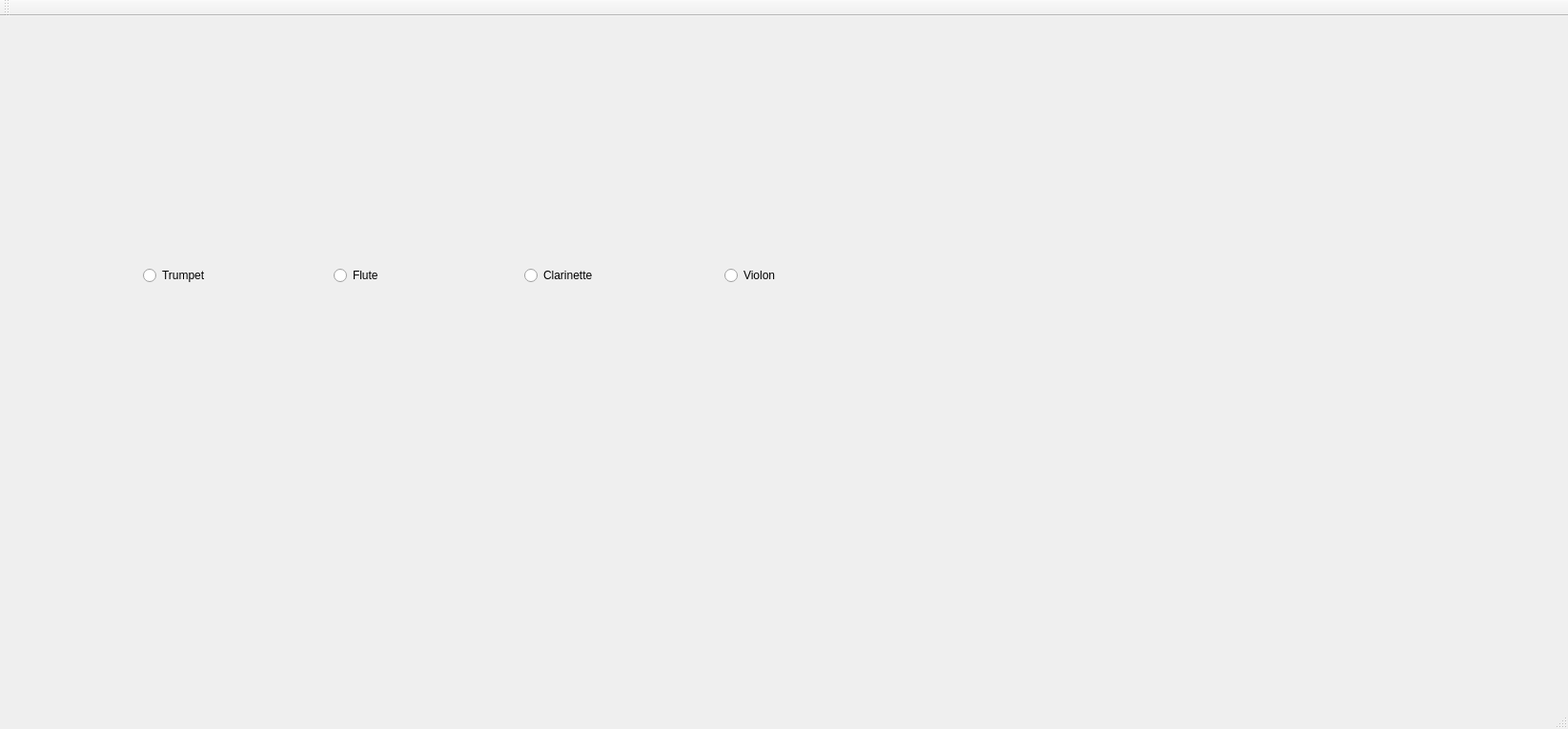
<?xml version="1.0" encoding="UTF-8"?>
<ui version="4.0">
 <class>MainWindow</class>
 <widget class="QMainWindow" name="MainWindow">
  <property name="geometry">
   <rect>
    <x>0</x>
    <y>0</y>
    <width>1645</width>
    <height>765</height>
   </rect>
  </property>
  <property name="windowTitle">
   <string>MainWindow</string>
  </property>
  <widget class="QWidget" name="centralWidget">
   <widget class="QRadioButton" name="CheckTrumpet">
    <property name="geometry">
     <rect>
      <x>150</x>
      <y>260</y>
      <width>111</width>
      <height>24</height>
     </rect>
    </property>
    <property name="text">
     <string>Trumpet</string>
    </property>
   </widget>
   <widget class="QRadioButton" name="CheckFlute">
    <property name="geometry">
     <rect>
      <x>350</x>
      <y>260</y>
      <width>111</width>
      <height>24</height>
     </rect>
    </property>
    <property name="text">
     <string>Flute</string>
    </property>
   </widget>
   <widget class="QRadioButton" name="CheckClarinet">
    <property name="geometry">
     <rect>
      <x>550</x>
      <y>260</y>
      <width>111</width>
      <height>24</height>
     </rect>
    </property>
    <property name="text">
     <string>Clarinette</string>
    </property>
   </widget>
   <widget class="QRadioButton" name="CheckViolin">
    <property name="geometry">
     <rect>
      <x>760</x>
      <y>260</y>
      <width>111</width>
      <height>24</height>
     </rect>
    </property>
    <property name="text">
     <string>Violon</string>
    </property>
   </widget>
   <widget class="QLabel" name="label">
    <property name="geometry">
     <rect>
      <x>200</x>
      <y>520</y>
      <width>63</width>
      <height>20</height>
     </rect>
    </property>
    <property name="text">
     <string/>
    </property>
   </widget>
  </widget>
  <widget class="QMenuBar" name="menuBar">
   <property name="geometry">
    <rect>
     <x>0</x>
     <y>0</y>
     <width>1645</width>
     <height>32</height>
    </rect>
   </property>
  </widget>
  <widget class="QToolBar" name="mainToolBar">
   <attribute name="toolBarArea">
    <enum>TopToolBarArea</enum>
   </attribute>
   <attribute name="toolBarBreak">
    <bool>false</bool>
   </attribute>
  </widget>
  <widget class="QStatusBar" name="statusBar"/>
 </widget>
 <layoutdefault spacing="6" margin="11"/>
 <resources/>
 <connections/>
</ui>
